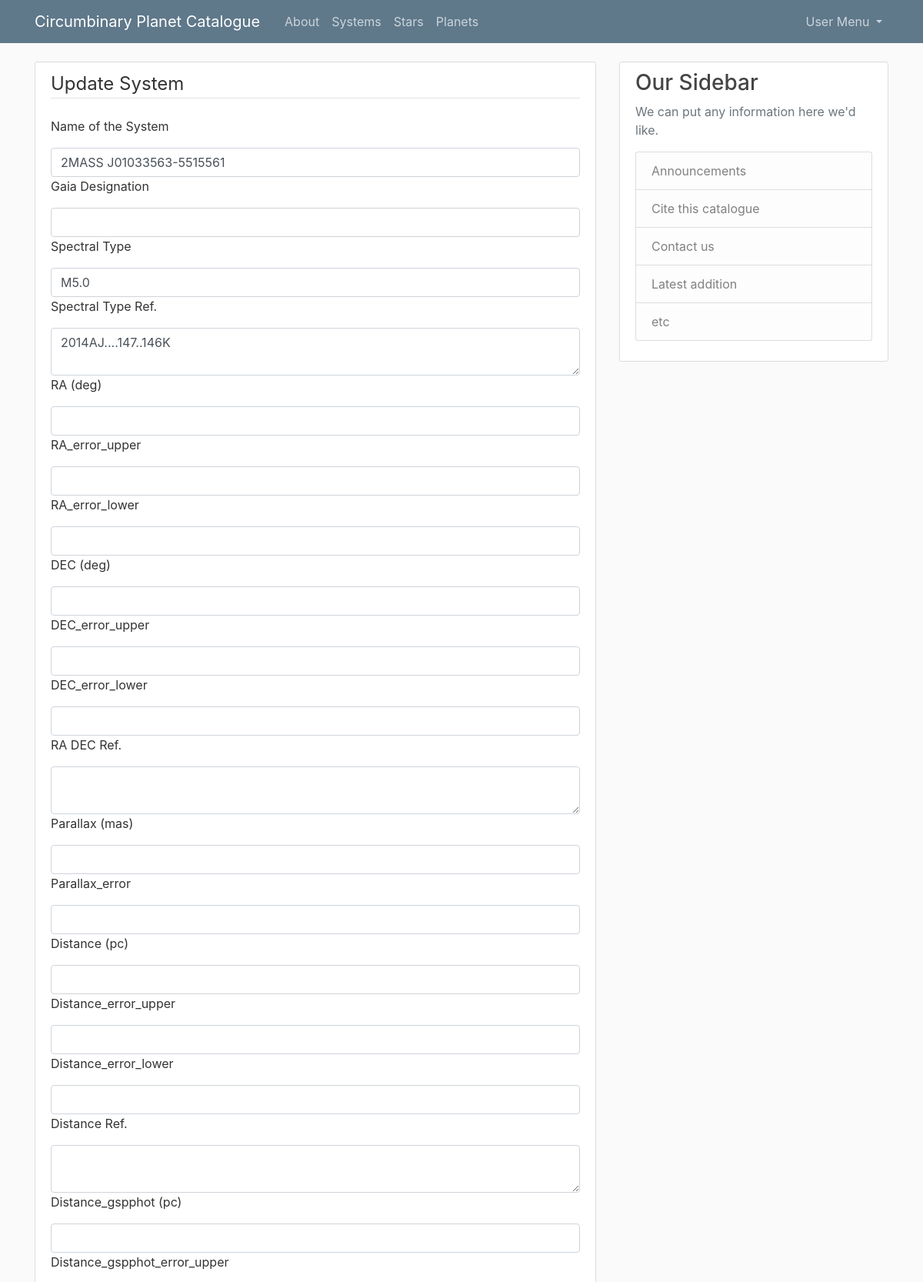
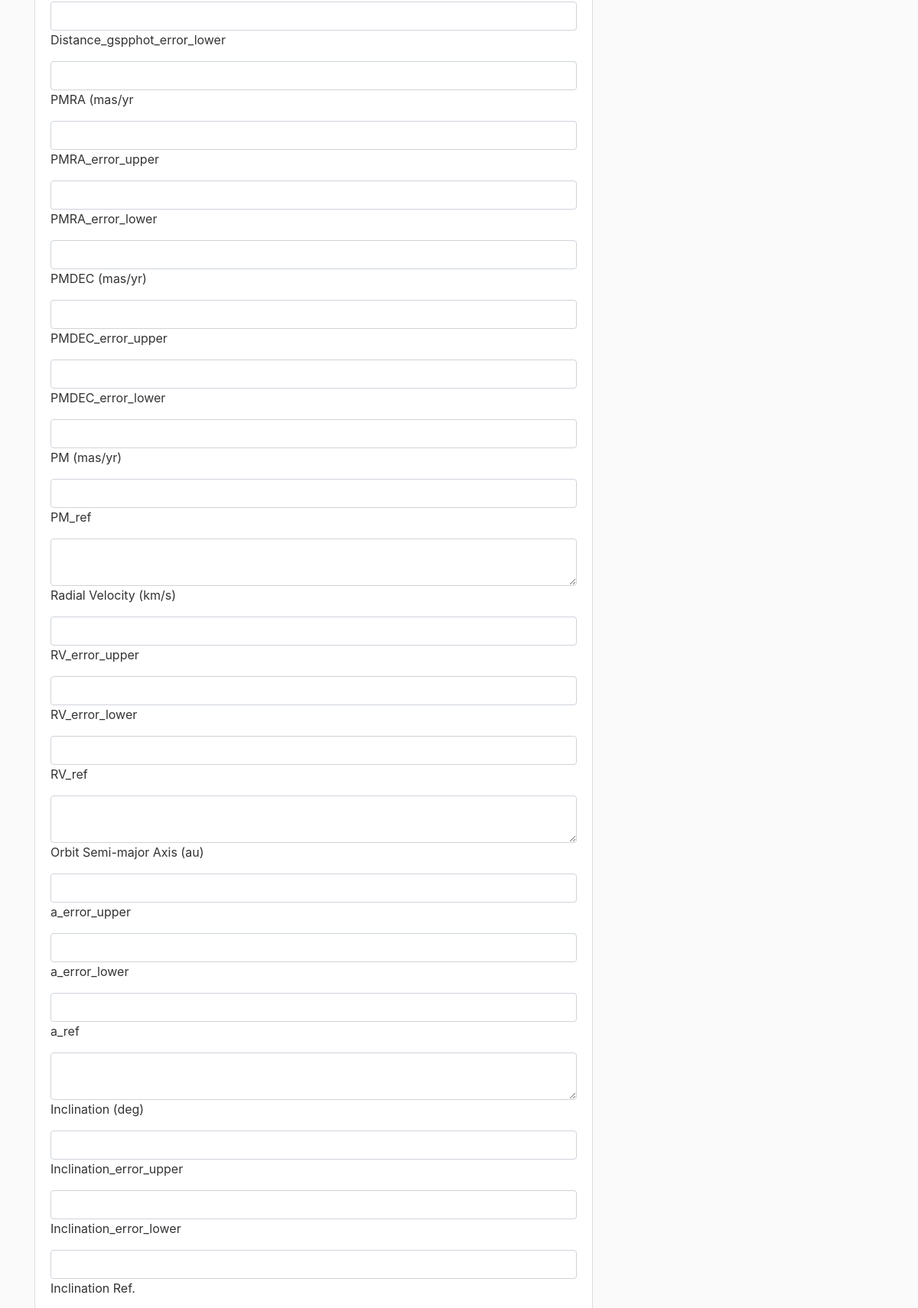
/systems/4/update (signed in, upper part), run on the app's committed database (2 pictures, top to bottom).
### cpc/models.py (models this page shows, shortened)
class System(db.Model):
    id = db.Column(db.Integer, primary_key=True)
    system_name = db.Column(db.String, nullable=False)
    gaia_id = db.Column(db.String)
    sp_type = db.Column(db.String)
    sp_type_ref = db.Column(db.String)
    ra = db.Column(db.Float)
    ra_error_upper = db.Column(db.Float)
    ra_error_lower = db.Column(db.Float)
    dec = db.Column(db.Float)
    dec_error_upper = db.Column(db.Float)
    dec_error_lower = db.Column(db.Float)
    ra_dec_ref = db.Column(db.Text)
    parallax = db.Column(db.Float)
    parallax_error = db.Column(db.Float)
    distance = db.Column(db.Float)
    distance_error_upper = db.Column(db.Float)
    distance_error_lower = db.Column(db.Float)
    distance_ref = db.Column(db.Text)
    distance_gspphot = db.Column(db.Float)
    distance_gspphot_upper = db.Column(db.Float)
    distance_gspphot_lower = db.Column(db.Float)
    pmra = db.Column(db.Float)
    pmra_error_upper = db.Column(db.Float)
    pmra_error_lower = db.Column(db.Float)
    pmdec = db.Column(db.Float)
    pmdec_error_upper = db.Column(db.Float)
    pmdec_error_lower = db.Column(db.Float)
    pm = db.Column(db.Float)
    pm_ref = db.Column(db.Text)
    radial_velocity = db.Column(db.Float)
    radial_velocity_error_upper = db.Column(db.Float)
    radial_velocity_error_lower = db.Column(db.Float)
    radial_velocity_ref = db.Column(db.Text)
    a = db.Column(db.Float)
    a_error_upper = db.Column(db.Float)
    a_error_lower = db.Column(db.Float)
    a_ref = db.Column(db.Text)
    incl = db.Column(db.Float)
    incl_error_upper = db.Column(db.Float)
    incl_error_lower = db.Column(db.Float)
    incl_ref = db.Column(db.Text)
    e = db.Column(db.Float)
    e_error_upper = db.Column(db.Float)
    e_error_lower = db.Column(db.Float)
    e_ref = db.Column(db.Text)
    w = db.Column(db.Float)
    w_error_upper = db.Column(db.Float)
    w_error_lower = db.Column(db.Float)
    w_ref = db.Column(db.Text)
    age = db.Column(db.Float)
    age_error_upper = db.Column(db.Float)
    age_error_lower = db.Column(db.Float)
    age_ref = db.Column(db.Text)
    alt_names = db.Column(db.String)
    notes = db.Column(db.Text)

### cpc/routes.py (the view)
@app.route("/systems/<int:system_id>/update", methods=['GET', 'POST'])
@login_required
def update_system(system_id):
    system = System.query.get_or_404(system_id)
    form = SystemForm(obj=system)
    if form.validate_on_submit():
        form.populate_obj(system)
        db.session.commit()
        flash('The system entry has been updated', 'success')
        return redirect(url_for('system', system_id=system.id))
    elif request.method == 'GET':
        form.populate_obj(system)
    return render_template('system_new.html', title="Update System", form=form, legend='Update System')

### cpc/models.py (called while the page is built)
@login_manager.user_loader
def load_user(user_id):
    return User.query.get(int(user_id))

### cpc/templates/system_new.html (shortened to what this page needs)
{% extends "layout.html" %}
{% block content %}
<div class="content-section">
    <form method="POST" action="">
        <fieldset class="form-group">
        <legend class="border-bottom mb-4"> {{ legend }} </legend>
            {% for field in form %}
                {% if field.label.text not in ['Submit', 'CSRF Token'] %}
                    <label class="form-label"> {{ field.label }} </label>
                    {% if field.errors %}
                        {{ field(class="form-control form-control-lg is-invalid") }}
                        <div class="invalid-feedback">
                            {% for error in field.errors %}
                                <span>{{ error }}</span>
                            {% endfor %}
                        </div>
                    {% else %}
                        {{ field(class="form-control") }}
                    {% endif %}
                {% endif %}
            {% endfor %}
        </fieldset>
    </form>
</div>
{% endblock content %}

### cpc/static/main.css (style rules this page uses)
body { background: #fafafa; color: #333333; margin-top: 5rem; }
.content-section { background: #ffffff; padding: 10px 20px; border: 1px solid #dddddd; border-radius: 3px; margin-bottom: 20px; }

### data on the page
System: system_name "2MASS J01033563-5515561" "M5.0" "2014AJ....147..146K"

### other printed values
{{ legend }} "Update System"
{{ field.label }} "Name of the System" "Gaia Designation" "Spectral Type" "Spectral Type Ref." "RA (deg)" "RA_error_upper" "RA_error_lower" "DEC (deg)" "DEC_error_upper" "DEC_error_lower" "RA DEC Ref." "Parallax (mas)" "Parallax_error" "Distance (pc)" "Distance_error_upper" "Distance_error_lower" "Distance Ref." "Distance_gspphot (pc)" "Distance_gspphot_error_upper" "Distance_gspphot_error_lower" "PMRA (mas/yr" "PMRA_error_upper" "PMRA_error_lower" "PMDEC (mas/yr)" "PMDEC_error_upper" "PMDEC_error_lower" "PM (mas/yr)" "PM_ref" "Radial Velocity (km/s)" "RV_error_upper" "RV_error_lower" "RV_ref" "Orbit Semi-major Axis (au)" "a_error_upper" "a_error_lower" "a_ref" "Inclination (deg)" "Inclination_error_upper" "Inclination_error_lower" "Inclination Ref."
